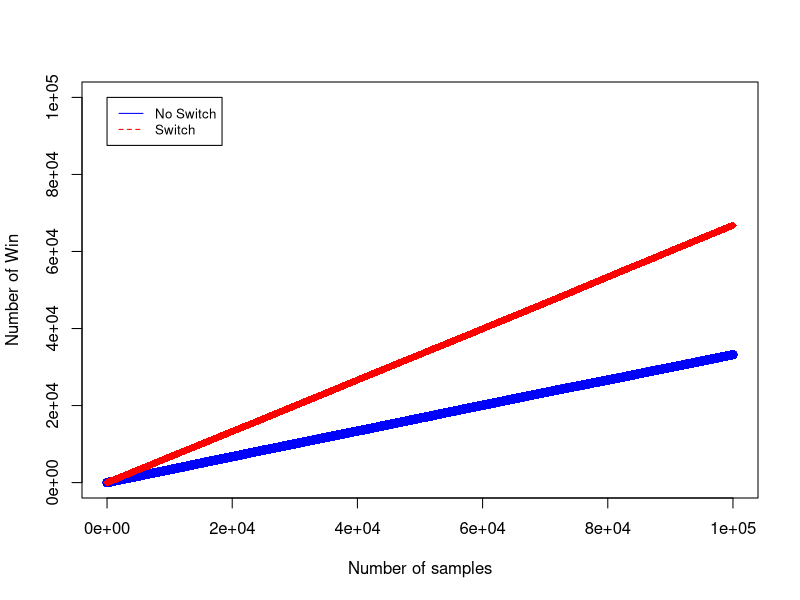

The R source for this figure:
## ---- chunk 1
library(knitr)
opts_chunk$set(tidy.opts=list(width.cutoff=60),tidy=TRUE)
## ---- chunk 2
getwd()

setwd("/home/ben/Desktop/research-methodology/paper")

getwd()
## ---- chunk 3

mdf <- read.csv("samples-100000.csv",header=T,sep=',',stringsAsFactors = F)

# check what variables are there
names(mdf)
summary(mdf)
## ---- chunk 4

#factorize the data

mdf$Sf=as.factor(mdf$S)
mdf$NSf=as.factor(mdf$NS)
#summary(mdf)
## ---- chunk 5
#Count all the wins in 2 sets : Switch or No Switch
countWin <- function(df) {
    # df is a dataframe
  
    l1 <- length(df$NS)
    sumWinS <- 0
    sumWinNS <- 0
    
    for (i in 1:l1) {
       
        if (df$S[i]=='W' & df$NS[i]=='L') {
          sumWinS <- sumWinS+1
          df$sumWinSwitched[i] <- sumWinS
          
          #Not changed:
          df$sumWinNotSwitched[i] <- sumWinNS
        }
        else if (df$S[i]=='L' & df$NS[i]=='W'){
          sumWinNS <- sumWinNS+1
          df$sumWinNotSwitched[i] <- sumWinNS
          
          #Not changed:
          df$sumWinSwitched[i] <- sumWinS
        }
    }
    return(df)
    
}

mdf <- countWin(mdf)

summary(mdf)
## ---- chunk 6

## ---- chunk 7

## ---- chunk 8
#Plot Win without switch
plot(mdf$sumWinNotSwitched, xlim=c(0.0,length(mdf$NS)), ylim=c(0.0,length(mdf$NS)), xlab='Number of samples', ylab='Number of Win', col='blue', type="b", lty=1)

#Add Win with switch
lines(mdf$sumWinSwitched, pch=18, col="red", type="b", lty=2)

#Legend
legend(0, length(mdf$NS)-1, legend=c("No Switch", "Switch"),
       col=c("blue", "red"), lty=1:2, cex=0.8)
## ---- chunk 9
probWinWithSwitch = mdf$sumWinSwitched[length(mdf$NS)]/(length(mdf$NS))
## ---- chunk 10
probWinWithSwitch
